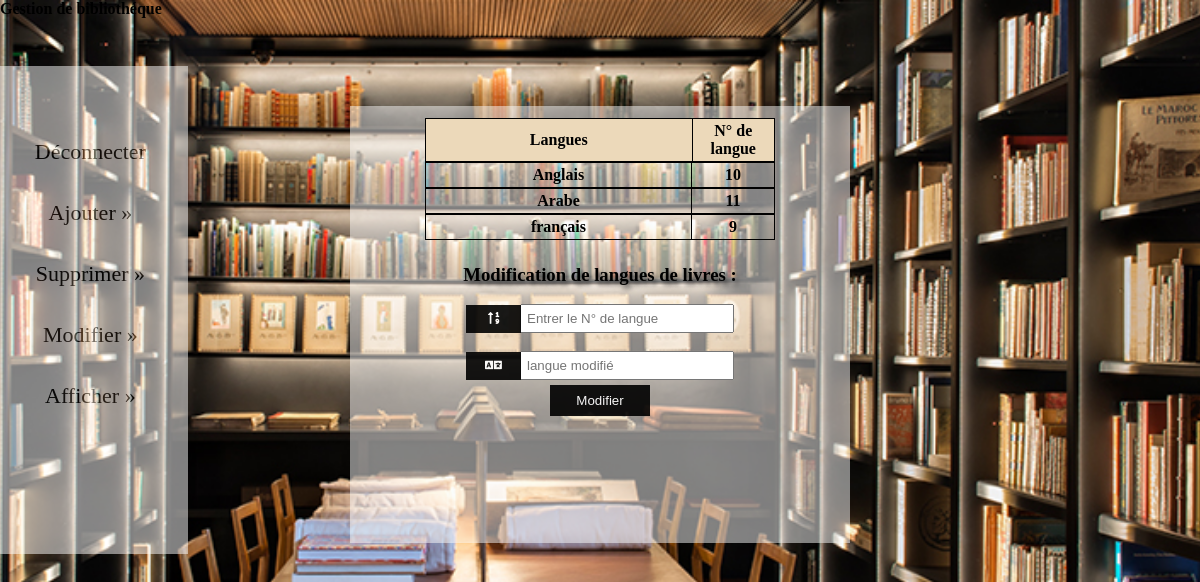
Page /modifierlangue.php on the committed database.
### tables this page shows
CREATE TABLE `languelivre` (
  `id` int(5) NOT NULL auto_increment,
  `langue` varchar(30) NOT NULL,
  PRIMARY KEY  (`id`)
);

### modifierlangue.php (the view, shortened to what this page needs)
<!DOCTYPE html>
<html>
     <head>
		 <link rel='stylesheet' href='https://use.fontawesome.com/releases/v5.7.0/css/all.css'>
	 </head>
	 <body>
<div class="container">
<?php
	 $rqt=mysql_query("select * from languelivre order by langue") or die (mysql_error());
?>
<table align="center">
     <tr>
	     <th width="41%">Langues </th>
	     <th width="10%">N&deg; de langue</th>
	 </tr>
</table>
<?php while($resultat = mysql_fetch_array($rqt)){
	     $nom = $resultat['langue'];
		 $Num = $resultat['id'];
 ?>      <table align="center">
              <tr>
			     <td width="32%"><strong><?php echo $nom ?></strong></td>
				 <td width="10%"><strong><?php echo $Num ?></strong></td>
			  </tr>
         </table>
 <?php
}
?>
<h3 align="center">Modification de langues de livres :</h3>
<div align="center" >
     <form action="modifierlangue.php" method="post">
	  <div align="center" >
	     <i class="fas fa-sort-numeric-up icon"></i>
         <input type="text" name="Numlg" placeholder="Entrer le N&deg; de langue">
		 <br> <br>
		 <i class="fas fa-language icon"></i>
		 <input type="text" name="langue" placeholder="langue modifi&eacute;">
      </div>
	  <input type="submit" name="modifier" value="Modifier" class="btn">
	  </form>
</div>
</div>
	 </body>
</html>

### modifierlangue.php (style rules this page uses)
body { margin:0; padding:0; background: url('bblio.jpg') no-repeat center fixed; -webkit-background-size: cover; background-size: cover; }
.container { width: 500px; height: 425px; text-align: center; margin: 0 auto; background:rgba(251,251,251,0.5); margin-top: 10px; padding-top:1%; overflow-y:auto; }
h3 { padding-top:1%; text-shadow:3px 4px 5px #333; }
.btn { background-color: black; color: white; padding: 8px ; border: none; cursor: pointer; width: 20%; margin-left:0%; margin-top:1%; opacity: 0.9; }
.icon { padding:7.5px; background: black; opacity: 0.9; color: white; min-width: 40px; text-align: center; font-size:13.5px; }
input[type="text"] { width: 40%; margin-left:-1%; padding: 5px; outline: none; }
table { border-collapse: collapse; width: 70%; }
th, td { padding:3px; border: 1px solid black; }
th { background-color: #ECD9BA; }

### rows in the picture
languelivre: langue "Anglais", id "10"
languelivre: langue "Arabe", id "11"
languelivre: langue "français", id "9"
